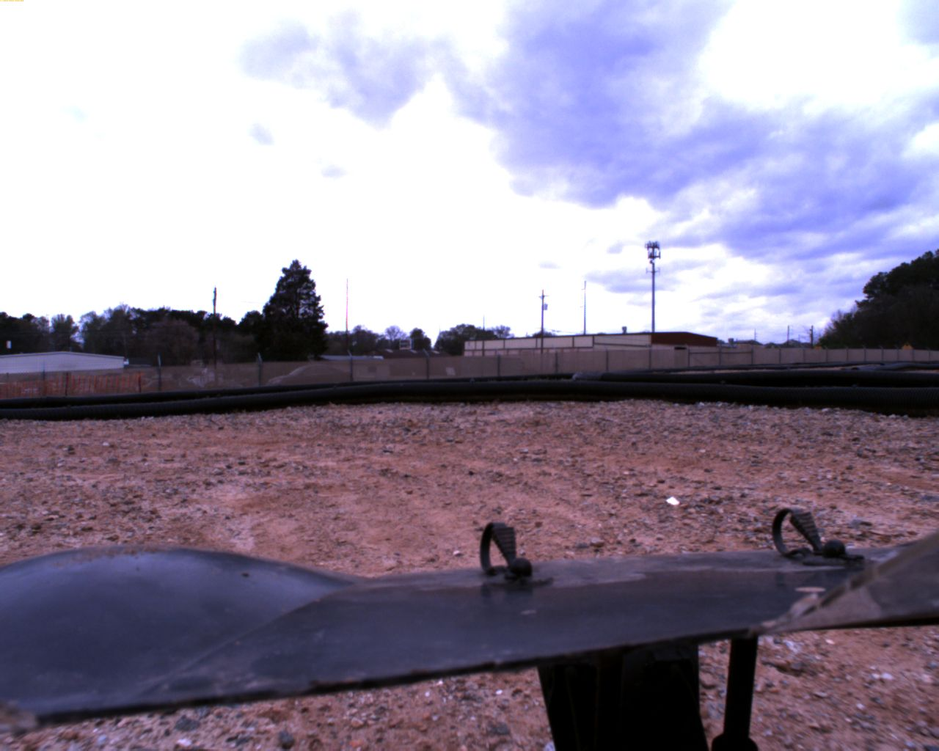
#> input picture img1.png, 939 x 751 px, shrunk from 1280 x 1024 before the run
$ python -i preprocessing.py   (imports and definitions only)
#> lines starting #> are read from the running program, lines starting #| are printed output that depends on the picture
import numpy as np
from PIL import Image
from scipy import ndimage

def gaussian_filter(im: np.ndarray, window: int, sigma) -> np.ndarray:
    '''
    Use scipy's gaussian_filter method to apply a gaussian filter.
    The truncate value has to be calculated to get scipy to use a specific window size.
    See: https://stackoverflow.com/a/43617491
    '''
    truncate = (((window - 1) / 2) - 0.5) / sigma
    return ndimage.gaussian_filter(im, sigma=sigma, truncate=truncate)

def blur_image(im: np.ndarray, window = 7, sigma = 1.5) -> np.ndarray:
    '''
    Blur RGB image with a low-pass Gaussian filter.
    '''
    return gaussian_filter(im, window=7, sigma=1.5)

def brightness_equalization(im: np.ndarray, window=5, sigma=0.5) -> np.ndarray:
    '''
    Perform brightness equalization according to Zhang et al
    '''
    # Getting grayscale: https://stackoverflow.com/questions/41971663/use-numpy-to-convert-rgb-pixel-array-into-grayscale
    grayscale = np.dot(im[...,:3], [0.299, 0.587, 0.114])
    grayscale_3d = np.stack([grayscale] * 3, axis=2) + 0.0001
    return im / gaussian_filter(grayscale_3d, window=window, sigma=sigma)

def preprocess_zhang(im: np.ndarray, normalize=False) -> np.ndarray:
    im_blur = blur_image(im, window=7, sigma=1.5)
    im_eq = brightness_equalization(im_blur, window=5, sigma=0.5)
    if normalize is True:
        return im_eq / np.amax(im_eq)
    else:
        return im_eq

>>> import cv2
>>> picture = cv2.imread('img1.png', cv2.IMREAD_GRAYSCALE)
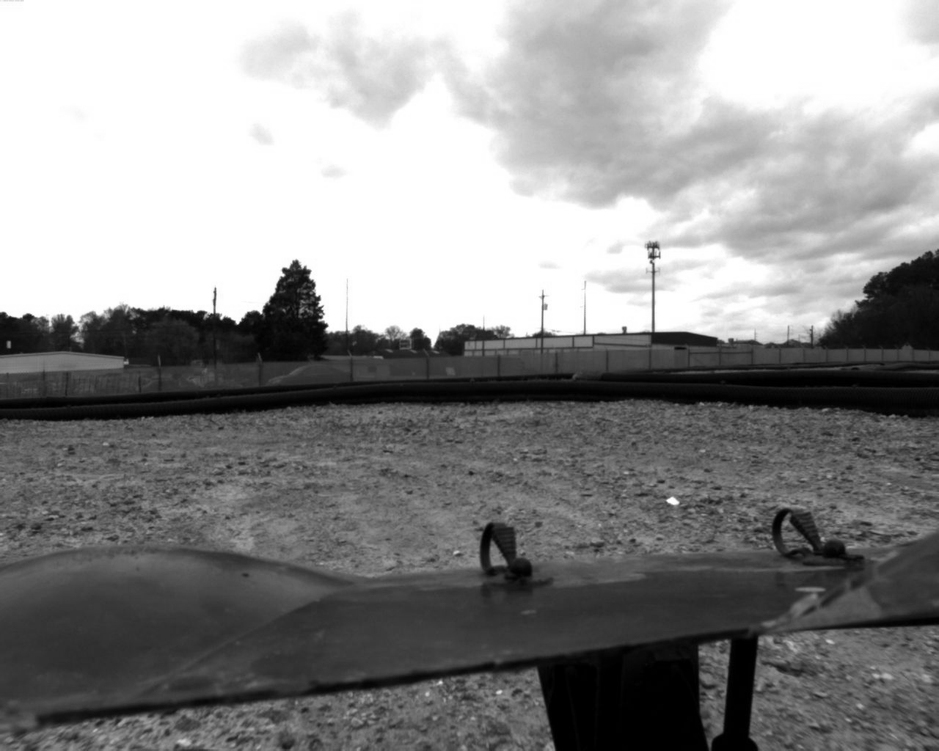
#> picture: shape (751, 939); min 0, max 255, mean 140.4
>>> result = preprocess_zhang(picture)
#> in brightness_equalization, `grayscale = np.dot(im[...,:3], [0.299, 0.587, 0.114])`: grayscale = 751 values, max 253 at index 11, min 3.11 at index 406, mean 146.9
#> (the run stopped early here; a loop or call above may not have finished)

$ run again, on img200.png
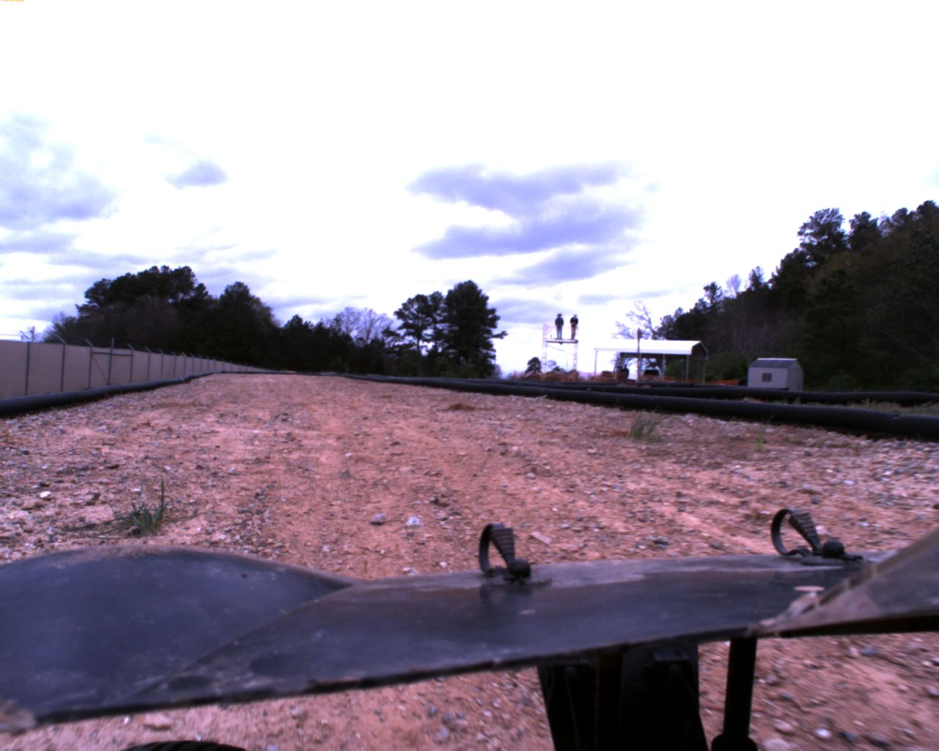
#> input picture img200.png, 939 x 751 px, shrunk from 1280 x 1024 before the run
#> `picture = cv2.imread('img1.png', cv2.IMREAD_GRAYSCALE)`:
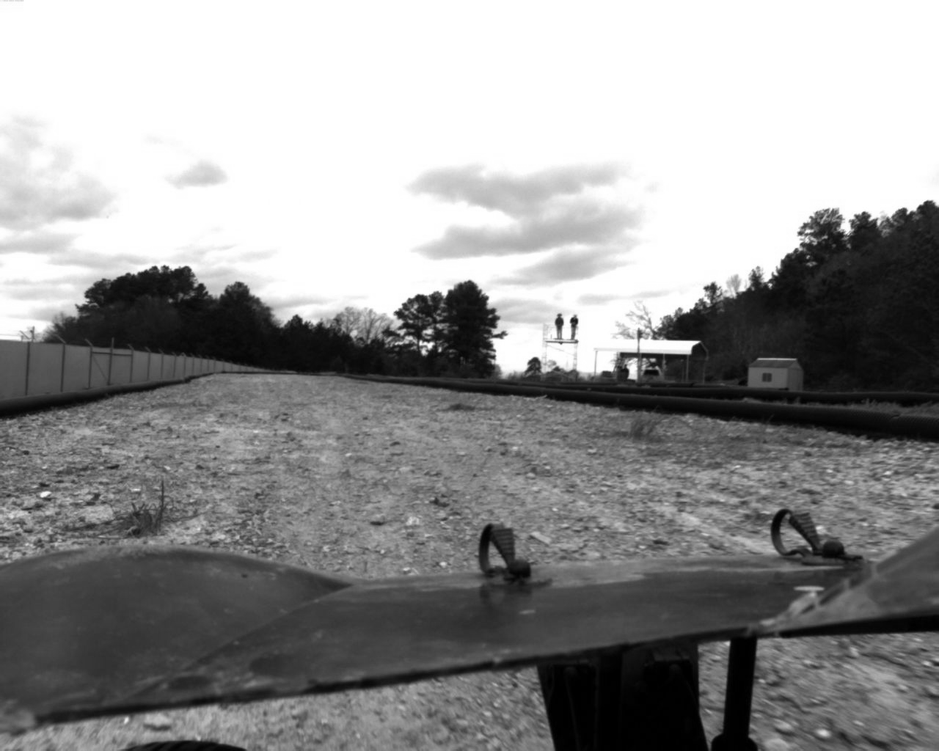
#> picture: shape (751, 939); min 0, max 255, mean 148
#> grayscale = 751 values, max 253 at index 12, min 8 at index 413, mean 156.9
